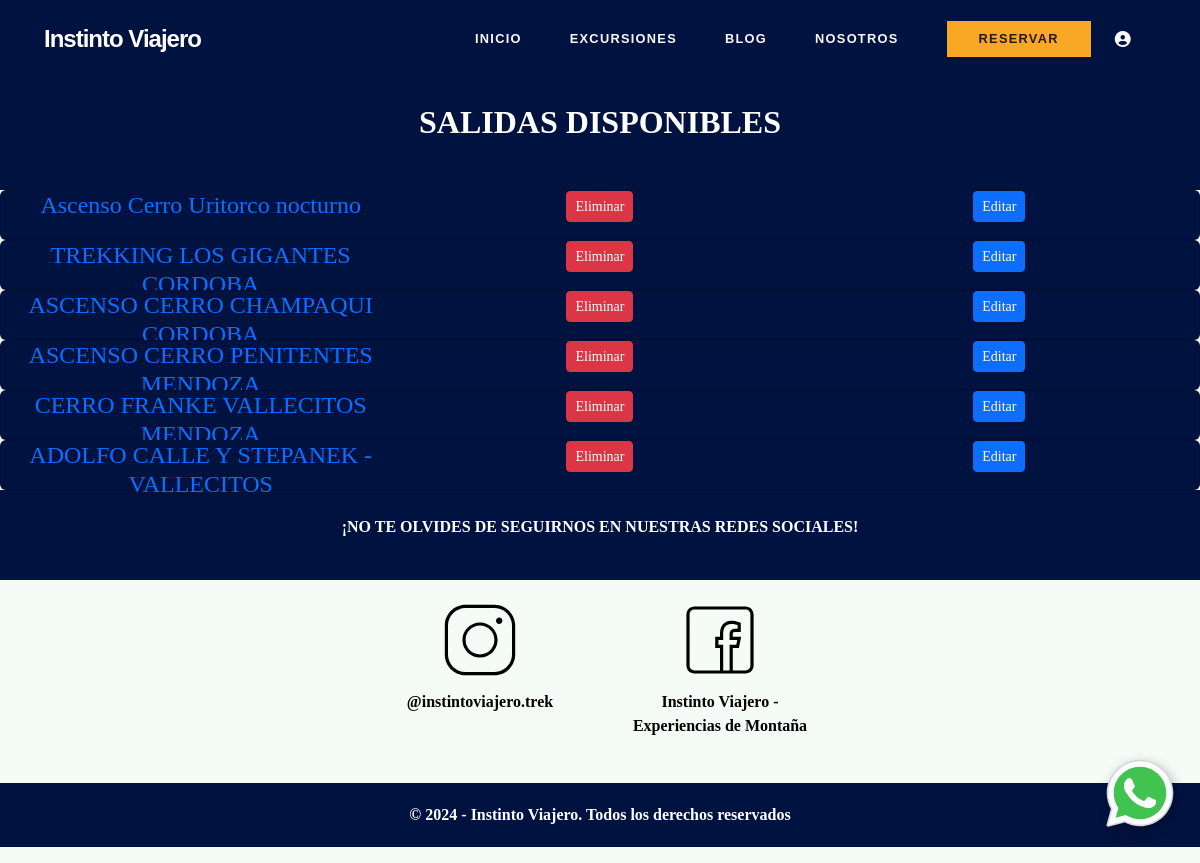
/acciones/lista-salidas, run on the app's committed database.
### models.py (models this page shows)
class SalidaTrekking(db.Model):
    id = db.Column(db.Integer, primary_key=True)
    slug = db.Column(db.String(160), unique=True, nullable=False)
    tipo_salida = db.Column(db.String(255))
    prox_desc = db.Column(db.Text)
    foto_carta = db.Column(db.String(255))
    foto_portada = db.Column(db.String(255))
    titulo = db.Column(db.String(100))
    subtitulo = db.Column(db.String(150))
    dias = db.Column(db.String(50))
    contado = db.Column(db.String(50))
    lugarsalida = db.Column(db.String(100))
    dificultad = db.Column(db.String(50))
    recorrido = db.Column(db.Text)
    encuentro = db.Column(db.String(100))
    inicio = db.Column(db.String(100))
    fin = db.Column(db.String(100))
    edad = db.Column(db.String(50))
    proximasfechas = db.Column(db.String(100))
    descripcion = db.Column(db.Text)
    trescuotas = db.Column(db.String(50))
    seiscuotas = db.Column(db.String(50))
    meses_proximos = db.Column(db.String(100))
    precio_meses_proximos = db.Column(db.String(50))
    tres_cuotas_meses = db.Column(db.String(50))
    seis_cuotas_meses = db.Column(db.String(50))
    finpromo = db.Column(db.String(100))
    incluye = db.Column(db.Text)
    opcional = db.Column(db.Text)
    no_incluye = db.Column(db.Text)
    itinerario = db.Column(db.Text)
    equipamiento = db.Column(db.Text)
    preguntas = db.Column(db.Text)
    foto_uno = db.Column(db.String(255))
    foto_dos = db.Column(db.String(255))
    foto_tres = db.Column(db.String(255))
    codigo = db.Column(db.Text)
    infoextra = db.Column(db.Text)

### acciones.py (the view)
@bp.route('/lista-salidas')
def lista_salidas():
    salidas = SalidaTrekking.query.all()
    return render_template('listado_salidas.html', salidas=salidas)

### templates/listado_salidas.html (shortened to what this page needs)
{% extends "base.html" %}
{% block content %}
<div class="section-titles-subtitles">
  <h2 class="mb-4 section-title">Salidas disponibles</h2>
</div>
{% for s in salidas %}
<div class="card mb-33 shadow-sm">
  <div class="card-salidas">
    <h4><a href="{{ url_for('acciones.ver_salida', slug=s.slug) }}" class="text-decoration-none">{{ s.titulo }}</a></h4>
    <form action="{{ url_for('acciones.eliminar_salida', id=s.id) }}" method="POST" style="display:inline;"
      onsubmit="return confirm('¿Seguro que querés eliminar esta salida?');">
      <button type="submit" class="btn btn-danger btn-sm">Eliminar</button>
    </form>
    <form action="{{ url_for('acciones.editar_salida', id=s.id) }}" method="GET">
      <button type="submit" class="btn btn-primary btn-sm">Editar</button>
    </form>
  </div>
</div>
{% else %}
<p>No hay salidas registradas aún.</p>
{% endfor %}
{% endblock %}

### static/sass/style.css (style rules this page uses)
* { font-family: "Nunito", serif; margin: 0; text-decoration: none; }
:root { --bs-primary: #001a41; --bs-primary-rgb: 0, 26, 65; --accent: #F9A825; --surface: #faf8ff; }
body { font-family: "Plus Jakarta Sans", sans-serif; background-color: var(--surface); color: #001847; overflow-x: hidden; }
h1, h2, h3, h4, h5, h6, .navbar-brand, .font-headline { font-family: "Work Sans", sans-serif; }
:root { --primary-color: #17341c; --secondary-color: #805533; --surface-bg: #f5fbf6; --surface-container: #eaefeb; --surface-container-low: #eff5f0; --on-surface: #171d1a; --outline-variant: #c2c8bf; --text-secondary: #737971; --primary-container: #2d4b31; --on-primary-container: #98ba99; --primary-fixed: #c8ecc8; --on-primary-fixed-variant: #2f4e33; }
body { font-family: "Manrope", sans-serif; background-color: var(--surface-bg); color: var(--on-surface); -webkit-font-smoothing: antialiased; }
.section-titles-subtitles { font-family: "Nunito", serif; padding: 25px 0; color: #ffffff; background-color: #001240; text-transform: uppercase; font-weight: 700; }
.section-title { display: flex; justify-content: center; font-family: "Nunito", serif; text-align: center; color: #ffffff; font-weight: 700; }
.mb-33 { background-color: #001240; color: white; width: 80%; margin: auto; }
form .btn-primary { display: flex; margin: auto; }
.card { width: 100%; display: flex; justify-content: space-between; align-items: center; }
.card-salidas { display: grid; grid-template-columns: repeat(3, 1fr); height: 3rem; text-align: center; width: 100%; }
.card { background-color: #001240 !important; }

### data on the page
SalidaTrekking: titulo "Ascenso Cerro Uritorco nocturno"
SalidaTrekking: titulo "TREKKING LOS GIGANTES CORDOBA"
SalidaTrekking: titulo "ASCENSO CERRO CHAMPAQUI CORDOBA"
SalidaTrekking: titulo "ASCENSO CERRO PENITENTES MENDOZA"
SalidaTrekking: titulo "CERRO FRANKE VALLECITOS MENDOZA"
SalidaTrekking: titulo "ADOLFO CALLE Y STEPANEK - VALLECITOS"
